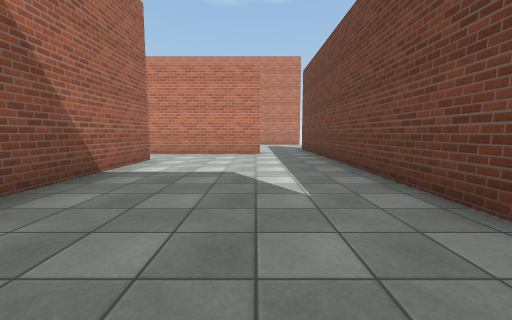
view 1 (above)

21 first-person views from a walk through a scene from a Unity 3-D project. The camera is 1.2 m above the floor, tilts 6° down and sees 90° across. The floor is counted in squares, 2 m on a side. Each view is taken from the middle of a square. On the plan, view 1 faces up. The plan holds only what a view shows up to about 9 squares ahead; the rest is blank. The place goes on beyond the plan. The player is left out. Some animated figures are left out. Surface patterns are stand-ins for the level's own textures.

view 2
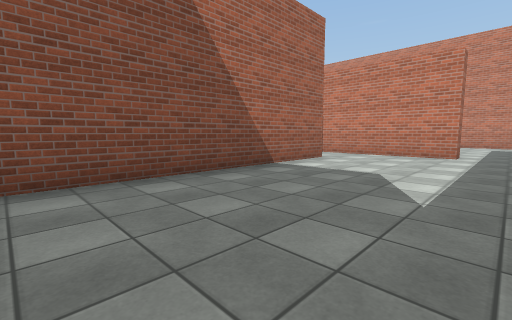

view 3
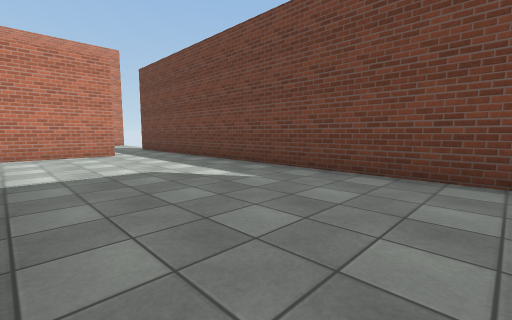

view 4
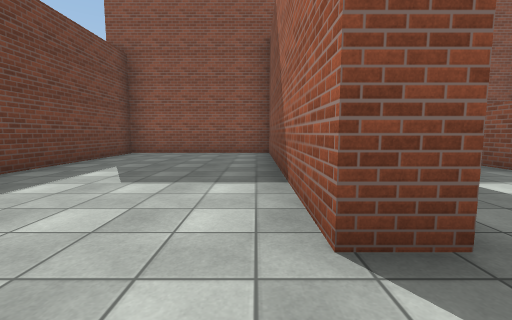

view 5
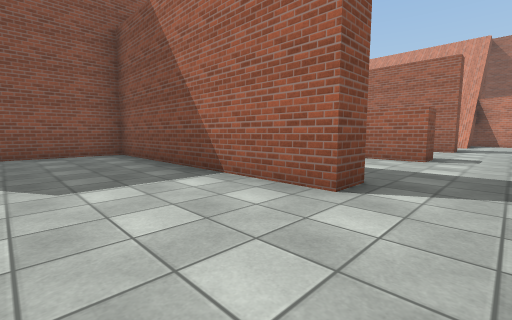

view 6
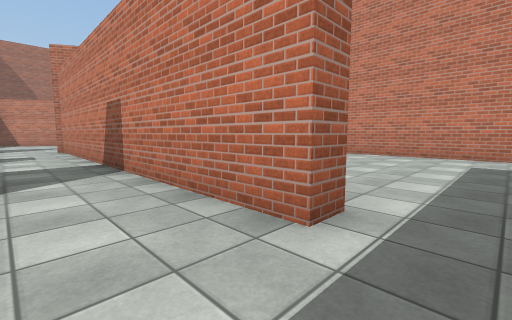

view 7
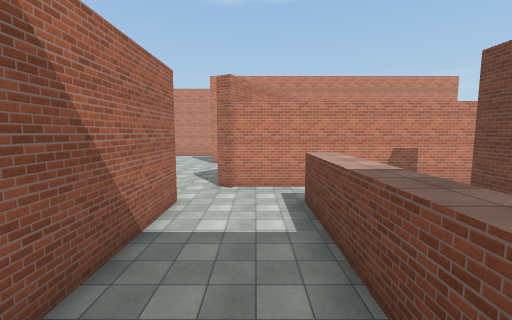

view 8
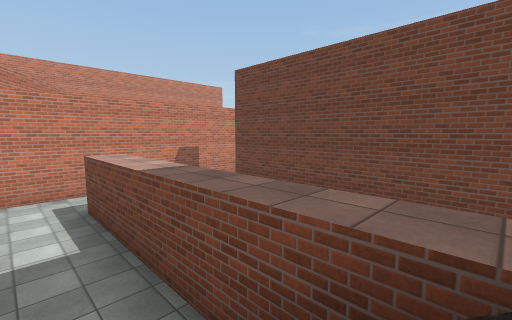

view 9
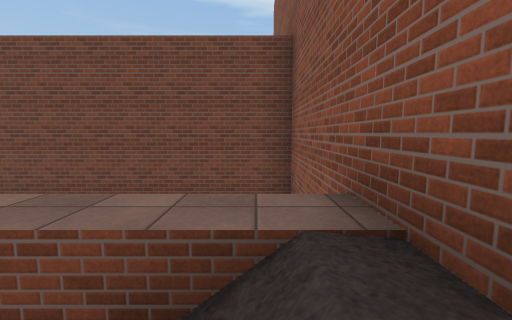

view 10
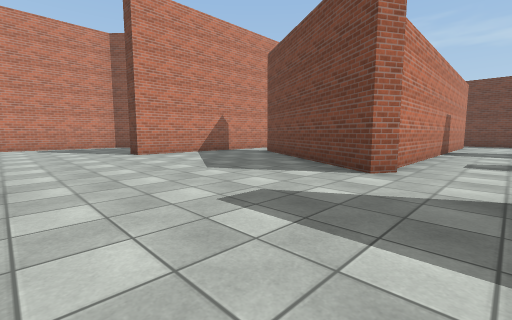

view 11
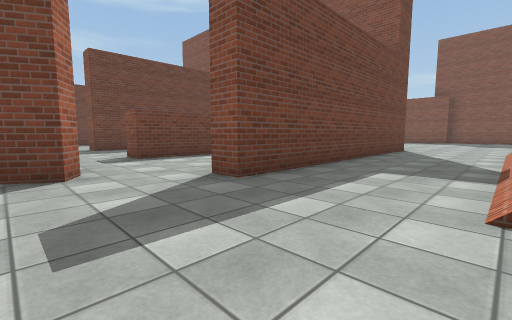

view 12
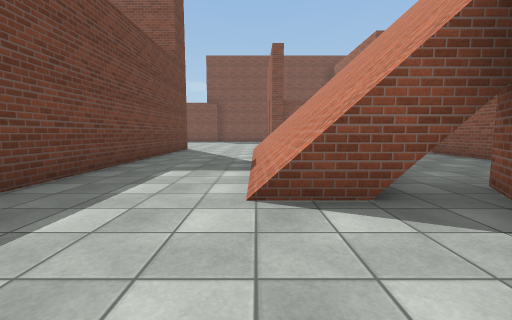

view 13
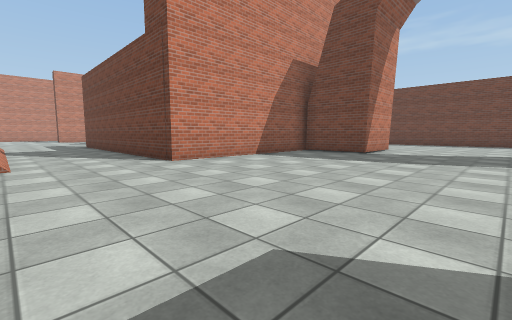

view 14
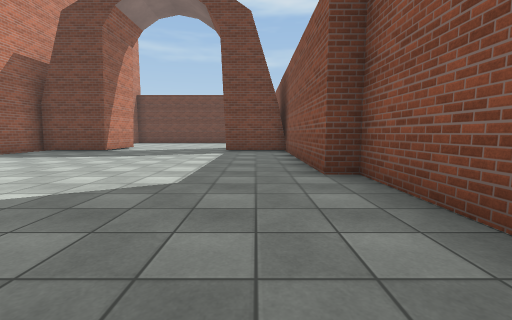

view 15
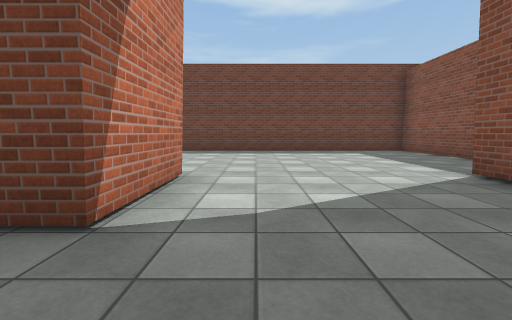

view 16
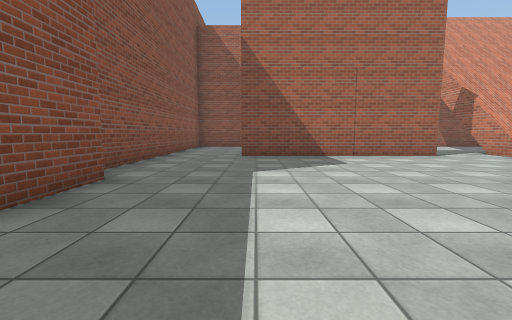

view 17
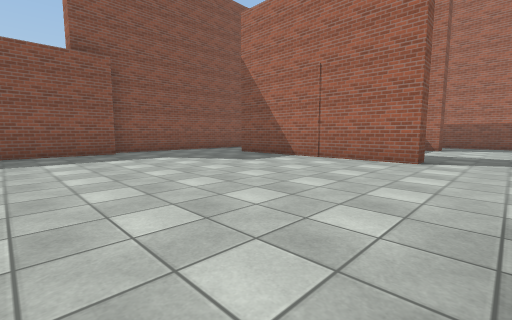

view 18
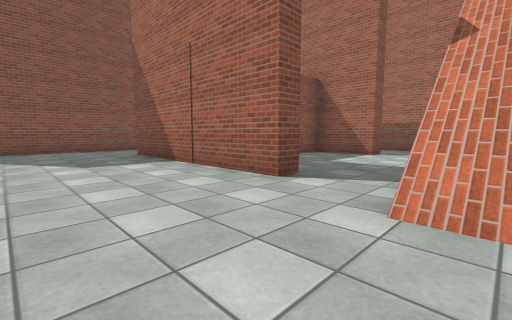

view 19
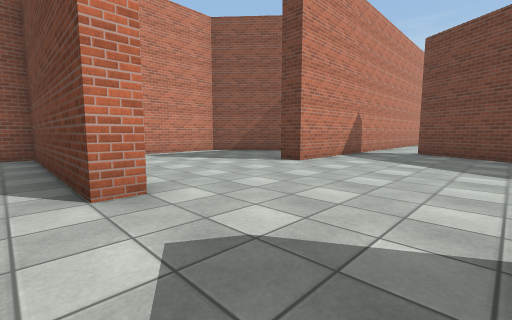

view 20
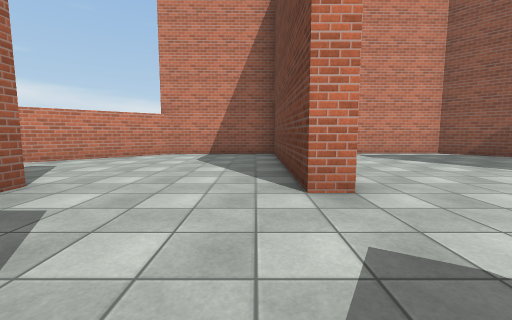

view 21
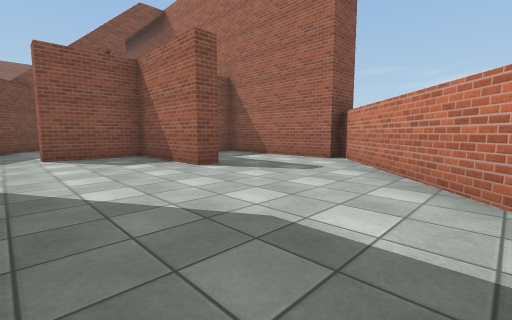

### Floor plan
Key: @ floor where view 1 was taken; # wall or solid block; . floor; / step, stairs or slope.
Columns run from 21 left of view 1 to 2 right of it. Each row starts with its distance up from view 1.
 18    ##########
 17   ##...#....##
 16  ##....#.....#
 15 ##.....#.....
 14 #......#...############
 13 #......#.........  ....
 12 #..#..........#..  ....
 11 #..#..........#     ...
 10 ######.......##     ...
  9      .. .....#      ...#
  8      .  ....##########.#
  7      .#................#
  6      ##................#
  5      ##//..#..//..#....#
  4     ..///..#..//..#....#
  3    ...///..#..//. #....#
  2   #.. ///..#..//  #....#
  1   #.  ///..#  //  #....#
  0      .///..# ///  #..@.#
 -1      .///..#############
 -2 #...............#      #
 -3 #...............#   ...#
 -4 #.#....#........##.....#
 -5   #... #...............#
 -6   ###  #...............#
 -7        #...............#
 -8        #........##.....#
 -9      ...........# .....#
-10      ......######   ####
-11      #######

Where each view was taken, in squares from view 1:
view 1: 0 up, 0 right, facing up
view 2: 0 up, 1 right, facing up-left
view 3: 0 up, 2 left, facing up-right
view 4: 7 up, 2 left, facing down
view 5: 7 up, 0 right, facing down-left
view 6: 6 up, 1 right, facing up-left
view 7: 0 up, 8 left, facing up
view 8: 0 up, 8 left, facing up-right
view 9: 0 up, 8 left, facing right
view 10: 6 up, 13 left, facing up-right
view 11: 8 up, 13 left, facing down-right
view 12: 8 up, 13 left, facing down
view 13: 7 down, 13 left, facing up-right
view 14: 9 down, 14 left, facing right
view 15: 5 down, 7 left, facing right
view 16: 8 down, 7 left, facing left
view 17: 2 down, 8 left, facing down-left
view 18: 1 down, 11 left, facing down-left
view 19: 10 up, 15 left, facing up-right
view 20: 10 up, 15 left, facing up
view 21: 17 up, 15 left, facing down-left
